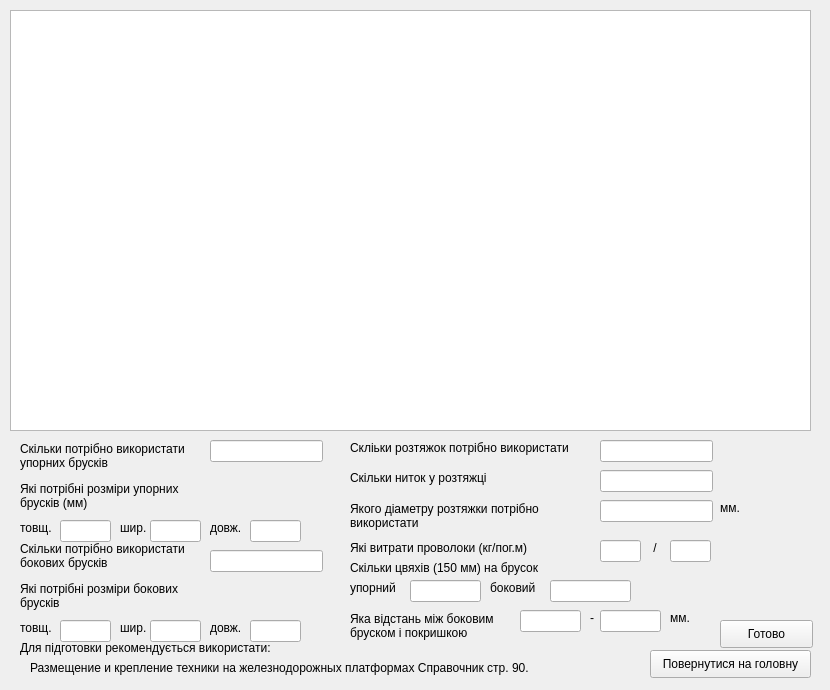
<?xml version="1.0" encoding="UTF-8"?>
<ui version="4.0">
 <class>KRAZ_Form</class>
 <widget class="QWidget" name="KRAZ_Form">
  <property name="geometry">
   <rect>
    <x>0</x>
    <y>0</y>
    <width>830</width>
    <height>690</height>
   </rect>
  </property>
  <property name="windowTitle">
   <string>КрАЗ-256 порожній над зчепом</string>
  </property>
  <widget class="QGraphicsView" name="graphicsView">
   <property name="geometry">
    <rect>
     <x>10</x>
     <y>10</y>
     <width>801</width>
     <height>421</height>
    </rect>
   </property>
  </widget>
  <widget class="QLabel" name="label">
   <property name="geometry">
    <rect>
     <x>20</x>
     <y>440</y>
     <width>181</width>
     <height>31</height>
    </rect>
   </property>
   <property name="text">
    <string>Скільки потрібно використати
упорних брусків</string>
   </property>
  </widget>
  <widget class="QLabel" name="label_2">
   <property name="geometry">
    <rect>
     <x>20</x>
     <y>480</y>
     <width>181</width>
     <height>31</height>
    </rect>
   </property>
   <property name="text">
    <string>Які потрібні розміри упорних
брусків (мм)</string>
   </property>
  </widget>
  <widget class="QLabel" name="label_3">
   <property name="geometry">
    <rect>
     <x>20</x>
     <y>520</y>
     <width>41</width>
     <height>16</height>
    </rect>
   </property>
   <property name="text">
    <string>товщ.</string>
   </property>
  </widget>
  <widget class="QLabel" name="label_4">
   <property name="geometry">
    <rect>
     <x>120</x>
     <y>520</y>
     <width>31</width>
     <height>16</height>
    </rect>
   </property>
   <property name="text">
    <string>шир.</string>
   </property>
  </widget>
  <widget class="QLabel" name="label_5">
   <property name="geometry">
    <rect>
     <x>210</x>
     <y>520</y>
     <width>41</width>
     <height>16</height>
    </rect>
   </property>
   <property name="text">
    <string>довж.</string>
   </property>
  </widget>
  <widget class="QLabel" name="label_6">
   <property name="geometry">
    <rect>
     <x>20</x>
     <y>540</y>
     <width>181</width>
     <height>31</height>
    </rect>
   </property>
   <property name="text">
    <string>Скільки потрібно використати
бокових брусків</string>
   </property>
  </widget>
  <widget class="QLabel" name="label_7">
   <property name="geometry">
    <rect>
     <x>20</x>
     <y>580</y>
     <width>171</width>
     <height>31</height>
    </rect>
   </property>
   <property name="text">
    <string>Які потрібні розміри бокових
брусків</string>
   </property>
  </widget>
  <widget class="QLabel" name="label_8">
   <property name="geometry">
    <rect>
     <x>20</x>
     <y>640</y>
     <width>291</width>
     <height>16</height>
    </rect>
   </property>
   <property name="text">
    <string>Для підготовки рекомендується використати:</string>
   </property>
  </widget>
  <widget class="QLabel" name="label_9">
   <property name="geometry">
    <rect>
     <x>30</x>
     <y>660</y>
     <width>551</width>
     <height>16</height>
    </rect>
   </property>
   <property name="text">
    <string>Размещение и крепление техники на железнодорожных платформах Справочник стр. 90.</string>
   </property>
  </widget>
  <widget class="QLabel" name="label_10">
   <property name="geometry">
    <rect>
     <x>350</x>
     <y>440</y>
     <width>251</width>
     <height>16</height>
    </rect>
   </property>
   <property name="text">
    <string>Скліьки розтяжок потрібно використати</string>
   </property>
  </widget>
  <widget class="QLabel" name="label_11">
   <property name="geometry">
    <rect>
     <x>350</x>
     <y>470</y>
     <width>161</width>
     <height>16</height>
    </rect>
   </property>
   <property name="text">
    <string>Скільки ниток у розтяжці</string>
   </property>
  </widget>
  <widget class="QLabel" name="label_12">
   <property name="geometry">
    <rect>
     <x>350</x>
     <y>500</y>
     <width>211</width>
     <height>31</height>
    </rect>
   </property>
   <property name="text">
    <string>Якого діаметру розтяжки потрібно
використати</string>
   </property>
  </widget>
  <widget class="QLabel" name="label_13">
   <property name="geometry">
    <rect>
     <x>350</x>
     <y>540</y>
     <width>211</width>
     <height>16</height>
    </rect>
   </property>
   <property name="text">
    <string>Які витрати проволоки (кг/пог.м)</string>
   </property>
  </widget>
  <widget class="QLabel" name="label_14">
   <property name="geometry">
    <rect>
     <x>350</x>
     <y>560</y>
     <width>211</width>
     <height>16</height>
    </rect>
   </property>
   <property name="text">
    <string>Скільки цвяхів (150 мм) на брусок</string>
   </property>
  </widget>
  <widget class="QLabel" name="label_15">
   <property name="geometry">
    <rect>
     <x>350</x>
     <y>580</y>
     <width>55</width>
     <height>16</height>
    </rect>
   </property>
   <property name="text">
    <string>упорний</string>
   </property>
  </widget>
  <widget class="QLabel" name="label_16">
   <property name="geometry">
    <rect>
     <x>490</x>
     <y>580</y>
     <width>55</width>
     <height>16</height>
    </rect>
   </property>
   <property name="text">
    <string>боковий</string>
   </property>
  </widget>
  <widget class="QLabel" name="label_17">
   <property name="geometry">
    <rect>
     <x>350</x>
     <y>610</y>
     <width>161</width>
     <height>31</height>
    </rect>
   </property>
   <property name="text">
    <string>Яка відстань між боковим
бруском і покришкою</string>
   </property>
  </widget>
  <widget class="QLabel" name="label_18">
   <property name="geometry">
    <rect>
     <x>720</x>
     <y>500</y>
     <width>21</width>
     <height>16</height>
    </rect>
   </property>
   <property name="text">
    <string>мм.</string>
   </property>
  </widget>
  <widget class="QLabel" name="label_19">
   <property name="geometry">
    <rect>
     <x>670</x>
     <y>610</y>
     <width>31</width>
     <height>16</height>
    </rect>
   </property>
   <property name="text">
    <string>мм.</string>
   </property>
  </widget>
  <widget class="QLabel" name="label_20">
   <property name="geometry">
    <rect>
     <x>650</x>
     <y>540</y>
     <width>16</width>
     <height>16</height>
    </rect>
   </property>
   <property name="text">
    <string> /</string>
   </property>
  </widget>
  <widget class="QLabel" name="label_21">
   <property name="geometry">
    <rect>
     <x>20</x>
     <y>620</y>
     <width>41</width>
     <height>16</height>
    </rect>
   </property>
   <property name="text">
    <string>товщ.</string>
   </property>
  </widget>
  <widget class="QLabel" name="label_22">
   <property name="geometry">
    <rect>
     <x>210</x>
     <y>620</y>
     <width>41</width>
     <height>16</height>
    </rect>
   </property>
   <property name="text">
    <string>довж.</string>
   </property>
  </widget>
  <widget class="QLabel" name="label_23">
   <property name="geometry">
    <rect>
     <x>120</x>
     <y>620</y>
     <width>31</width>
     <height>16</height>
    </rect>
   </property>
   <property name="text">
    <string>шир.</string>
   </property>
  </widget>
  <widget class="QLabel" name="label_24">
   <property name="geometry">
    <rect>
     <x>590</x>
     <y>610</y>
     <width>16</width>
     <height>16</height>
    </rect>
   </property>
   <property name="text">
    <string>-</string>
   </property>
  </widget>
  <widget class="QLineEdit" name="lineEdit">
   <property name="geometry">
    <rect>
     <x>210</x>
     <y>440</y>
     <width>113</width>
     <height>22</height>
    </rect>
   </property>
  </widget>
  <widget class="QLineEdit" name="lineEdit_2">
   <property name="geometry">
    <rect>
     <x>210</x>
     <y>550</y>
     <width>113</width>
     <height>22</height>
    </rect>
   </property>
  </widget>
  <widget class="QLineEdit" name="lineEdit_3">
   <property name="geometry">
    <rect>
     <x>60</x>
     <y>520</y>
     <width>51</width>
     <height>22</height>
    </rect>
   </property>
  </widget>
  <widget class="QLineEdit" name="lineEdit_4">
   <property name="geometry">
    <rect>
     <x>150</x>
     <y>520</y>
     <width>51</width>
     <height>22</height>
    </rect>
   </property>
  </widget>
  <widget class="QLineEdit" name="lineEdit_5">
   <property name="geometry">
    <rect>
     <x>250</x>
     <y>520</y>
     <width>51</width>
     <height>22</height>
    </rect>
   </property>
  </widget>
  <widget class="QLineEdit" name="lineEdit_6">
   <property name="geometry">
    <rect>
     <x>60</x>
     <y>620</y>
     <width>51</width>
     <height>22</height>
    </rect>
   </property>
  </widget>
  <widget class="QLineEdit" name="lineEdit_7">
   <property name="geometry">
    <rect>
     <x>150</x>
     <y>620</y>
     <width>51</width>
     <height>22</height>
    </rect>
   </property>
  </widget>
  <widget class="QLineEdit" name="lineEdit_8">
   <property name="geometry">
    <rect>
     <x>250</x>
     <y>620</y>
     <width>51</width>
     <height>22</height>
    </rect>
   </property>
  </widget>
  <widget class="QLineEdit" name="lineEdit_9">
   <property name="geometry">
    <rect>
     <x>600</x>
     <y>440</y>
     <width>113</width>
     <height>22</height>
    </rect>
   </property>
  </widget>
  <widget class="QLineEdit" name="lineEdit_10">
   <property name="geometry">
    <rect>
     <x>600</x>
     <y>470</y>
     <width>113</width>
     <height>22</height>
    </rect>
   </property>
  </widget>
  <widget class="QLineEdit" name="lineEdit_11">
   <property name="geometry">
    <rect>
     <x>600</x>
     <y>500</y>
     <width>113</width>
     <height>22</height>
    </rect>
   </property>
  </widget>
  <widget class="QLineEdit" name="lineEdit_12">
   <property name="geometry">
    <rect>
     <x>600</x>
     <y>540</y>
     <width>41</width>
     <height>22</height>
    </rect>
   </property>
  </widget>
  <widget class="QLineEdit" name="lineEdit_13">
   <property name="geometry">
    <rect>
     <x>670</x>
     <y>540</y>
     <width>41</width>
     <height>22</height>
    </rect>
   </property>
  </widget>
  <widget class="QLineEdit" name="lineEdit_14">
   <property name="geometry">
    <rect>
     <x>410</x>
     <y>580</y>
     <width>71</width>
     <height>22</height>
    </rect>
   </property>
  </widget>
  <widget class="QLineEdit" name="lineEdit_15">
   <property name="geometry">
    <rect>
     <x>550</x>
     <y>580</y>
     <width>81</width>
     <height>22</height>
    </rect>
   </property>
  </widget>
  <widget class="QLineEdit" name="lineEdit_16">
   <property name="geometry">
    <rect>
     <x>520</x>
     <y>610</y>
     <width>61</width>
     <height>22</height>
    </rect>
   </property>
  </widget>
  <widget class="QLineEdit" name="lineEdit_17">
   <property name="geometry">
    <rect>
     <x>600</x>
     <y>610</y>
     <width>61</width>
     <height>22</height>
    </rect>
   </property>
  </widget>
  <widget class="QPushButton" name="pushButton">
   <property name="geometry">
    <rect>
     <x>720</x>
     <y>620</y>
     <width>93</width>
     <height>28</height>
    </rect>
   </property>
   <property name="text">
    <string>Готово</string>
   </property>
  </widget>
  <widget class="QPushButton" name="pushButton_2">
   <property name="geometry">
    <rect>
     <x>650</x>
     <y>650</y>
     <width>161</width>
     <height>28</height>
    </rect>
   </property>
   <property name="text">
    <string>Повернутися на головну</string>
   </property>
  </widget>
 </widget>
 <resources/>
 <connections/>
</ui>
